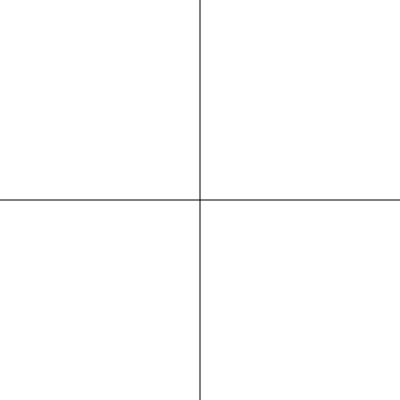
Frame 1 (no input)
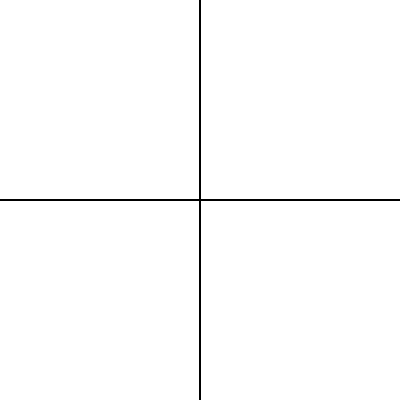
Frame 60 (no input)
Frame 120 (the mouse pressed at the canvas centre since frame 60): identical to frame 60, image omitted

The p5.js sketch that drew these frames (run headless with seeded random() and noise() and a simulated clock; from frame 60 on, the mouse is pressed at the canvas centre):

// p5.js sketch
// ── sketch.js
function setup(){
  createCanvas(400,400);
}
function draw(){
  translate(width/2, height/2);
  line(300,0,-300,0);
  rotate(radians(90));
  line(300,0,-300,0);
}
